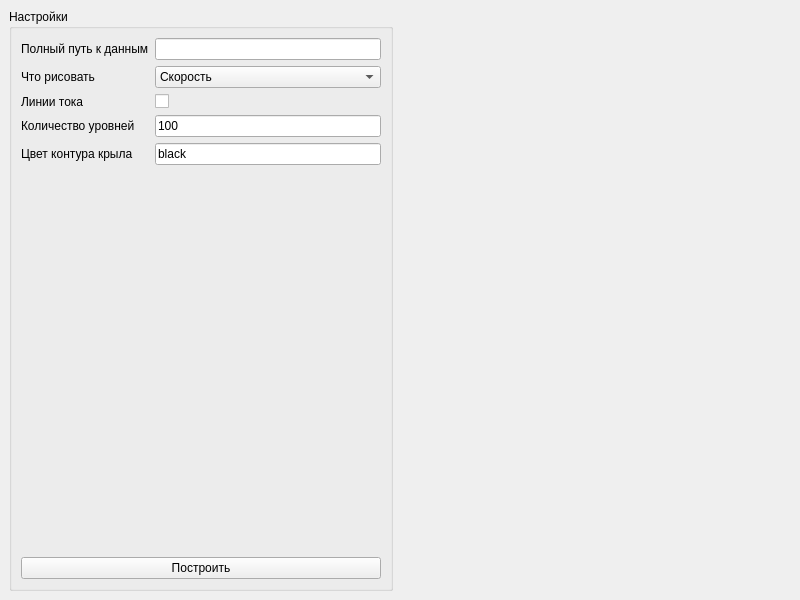
<?xml version="1.0" encoding="UTF-8"?>
<ui version="4.0">
 <class>MainWindow</class>
 <widget class="QMainWindow" name="MainWindow">
  <property name="geometry">
   <rect>
    <x>0</x>
    <y>0</y>
    <width>800</width>
    <height>600</height>
   </rect>
  </property>
  <property name="windowTitle">
   <string>MainWindow</string>
  </property>
  <widget class="QWidget" name="centralwidget">
   <layout class="QHBoxLayout" name="horizontalLayout">
    <item>
     <widget class="QGroupBox" name="groupBox_plot_settings">
      <property name="maximumSize">
       <size>
        <width>384</width>
        <height>16777215</height>
       </size>
      </property>
      <property name="title">
       <string>Настройки</string>
      </property>
      <layout class="QVBoxLayout" name="verticalLayout_3">
       <item>
        <layout class="QFormLayout" name="formLayout">
         <item row="0" column="0">
          <widget class="QLabel" name="label">
           <property name="text">
            <string>Полный путь к данным</string>
           </property>
          </widget>
         </item>
         <item row="0" column="1">
          <widget class="QLineEdit" name="lineEdit_data_path"/>
         </item>
         <item row="1" column="0">
          <widget class="QLabel" name="label_3">
           <property name="text">
            <string>Что рисовать</string>
           </property>
          </widget>
         </item>
         <item row="1" column="1">
          <widget class="QComboBox" name="comboBox_expression">
           <item>
            <property name="text">
             <string>Скорость</string>
            </property>
           </item>
           <item>
            <property name="text">
             <string>Давление</string>
            </property>
           </item>
          </widget>
         </item>
         <item row="2" column="0">
          <widget class="QLabel" name="label_2">
           <property name="text">
            <string>Линии тока</string>
           </property>
          </widget>
         </item>
         <item row="2" column="1">
          <widget class="QCheckBox" name="checkBox_stream_lines">
           <property name="text">
            <string/>
           </property>
          </widget>
         </item>
         <item row="3" column="0">
          <widget class="QLabel" name="label_4">
           <property name="text">
            <string>Количество уровней</string>
           </property>
          </widget>
         </item>
         <item row="3" column="1">
          <widget class="QLineEdit" name="lineEdit_levels">
           <property name="text">
            <string>100</string>
           </property>
          </widget>
         </item>
         <item row="4" column="0">
          <widget class="QLabel" name="label_5">
           <property name="text">
            <string>Цвет контура крыла</string>
           </property>
          </widget>
         </item>
         <item row="4" column="1">
          <widget class="QLineEdit" name="lineEdit_geometry_color">
           <property name="text">
            <string>black</string>
           </property>
          </widget>
         </item>
        </layout>
       </item>
       <item>
        <widget class="QPushButton" name="pushButton_plot">
         <property name="text">
          <string>Построить</string>
         </property>
        </widget>
       </item>
      </layout>
     </widget>
    </item>
    <item>
     <widget class="QWidget" name="widget_visualisation" native="true"/>
    </item>
   </layout>
  </widget>
 </widget>
 <resources/>
 <connections/>
</ui>
